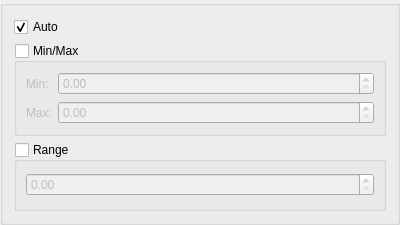
<?xml version="1.0" encoding="UTF-8"?>
<ui version="4.0">
 <class>UtQtAxisBoundsWidget</class>
 <widget class="QGroupBox" name="UtQtAxisBoundsWidget">
  <property name="geometry">
   <rect>
    <x>0</x>
    <y>0</y>
    <width>400</width>
    <height>225</height>
   </rect>
  </property>
  <property name="windowTitle">
   <string>Axis Bounds</string>
  </property>
  <layout class="QVBoxLayout" name="verticalLayout_2">
   <item>
    <widget class="QCheckBox" name="autoCheckBox">
     <property name="text">
      <string>Auto</string>
     </property>
     <property name="checked">
      <bool>true</bool>
     </property>
    </widget>
   </item>
   <item>
    <widget class="QGroupBox" name="minMaxGroupBox">
     <property name="title">
      <string>Min/Max</string>
     </property>
     <property name="flat">
      <bool>true</bool>
     </property>
     <property name="checkable">
      <bool>true</bool>
     </property>
     <property name="checked">
      <bool>false</bool>
     </property>
     <layout class="QFormLayout" name="formLayout">
      <item row="0" column="0">
       <widget class="QLabel" name="minLabel">
        <property name="text">
         <string>Min:</string>
        </property>
       </widget>
      </item>
      <item row="1" column="0">
       <widget class="QLabel" name="maxLabel">
        <property name="text">
         <string>Max:</string>
        </property>
       </widget>
      </item>
      <item row="1" column="1">
       <widget class="QDoubleSpinBox" name="maxSpinBox">
        <property name="maximum">
         <double>999999.000000000000000</double>
        </property>
       </widget>
      </item>
      <item row="0" column="1">
       <widget class="QDoubleSpinBox" name="minSpinBox">
        <property name="maximum">
         <double>999999.000000000000000</double>
        </property>
       </widget>
      </item>
     </layout>
    </widget>
   </item>
   <item>
    <widget class="QGroupBox" name="rangeGroupBox">
     <property name="title">
      <string>Range</string>
     </property>
     <property name="flat">
      <bool>true</bool>
     </property>
     <property name="checkable">
      <bool>true</bool>
     </property>
     <property name="checked">
      <bool>false</bool>
     </property>
     <layout class="QVBoxLayout" name="verticalLayout">
      <item>
       <widget class="QDoubleSpinBox" name="rangeSpinBox">
        <property name="maximum">
         <double>999999.000000000000000</double>
        </property>
       </widget>
      </item>
     </layout>
    </widget>
   </item>
  </layout>
 </widget>
 <resources/>
 <connections/>
</ui>
